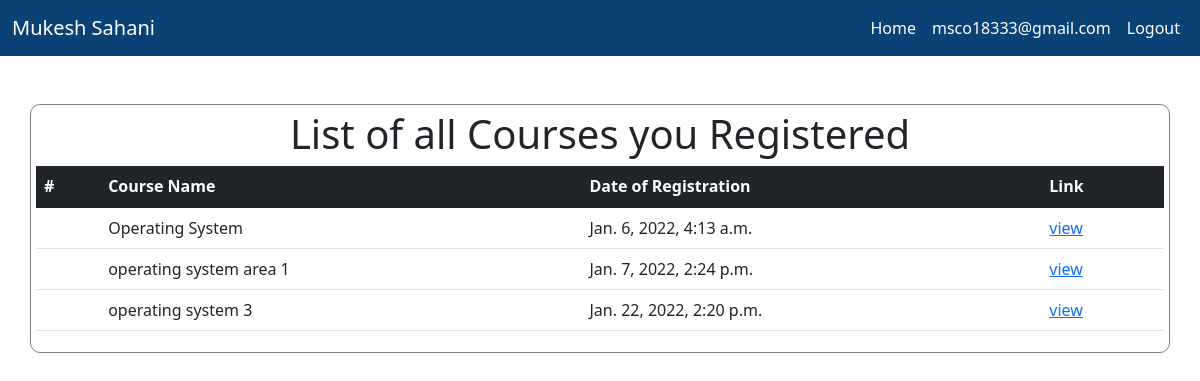
The app's page /course/viewlist/ (signed in), older data.
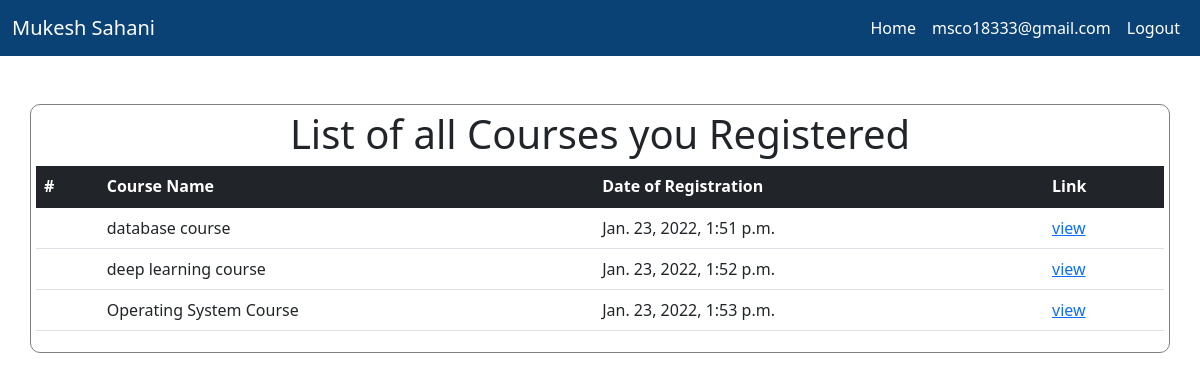
The same page, newer data.
### user/models.py (models this page shows)
class profile(models.Model):
    user = models.OneToOneField(User,on_delete=models.CASCADE, related_name='profile')
    firstname=models.CharField(max_length=30,null=True)
    lastname=models.CharField(max_length=30,null=True)
    organisation = models.CharField(max_length=30,choices=[("Profesor", "Profesor"), ("Student", "Student")])
    semester = models.CharField(max_length=1,choices=[('1','1'),('2','2'),('3','3'),('4','4'),('5','5'),('6','6'),('7','7'),('8',
    '8')],null=True)
    passout_year=models.IntegerField(null=True)
    placement_year=models.IntegerField(null=True)
    branch=models.CharField(max_length=30,choices=[("CSE", "CSE"), ("CIVIL", "CIVIL"),("ECE", "ECE"),("MECH", "MECH")],null=True)

### course_system/models.py (models this page shows)
class CourseData(models.Model):
    course_id = models.AutoField(primary_key=True)
    course_name = models.CharField(max_length=255, blank=True)
    course_json_file = models.FileField(upload_to='documents/')
    uploaded_at = models.DateTimeField(auto_now_add=True)
    def __str__(self):
        return self.course_name

### course_system/views.py (the view)
# urls.py: path('viewlist/', views.show_register_course, name = "ShowCourse"),
@login_required
def show_register_course(request):
    context = {}
    if request.user.profile.organisation == "Profesor":
        course_data = CourseRegisterBy.objects.filter(user_id = request.user.profile)
        print(course_data)
        print(MEDIA_ROOT)
        print(MEDIA_URL)
        print(MEDIA_ROOT+MEDIA_URL)
        course_data_list = []
        for course_d in course_data:
            print(course_d.course_id)
            course_data_list.append(course_d.course_id)
    else:
        course_data_list = CourseData.objects.all() # get all course for students.
    print(course_data_list)
    for course in course_data_list:
        try:
            json_object = get_json_object(course.course_json_file)
            print("-------------------")
            print(json_object)
            print("--------------------")
        except Exception as e:
            print("File is not Json")
    context['course_data'] = course_data_list
    return render(request, 'course_system/course_list_view.html', context)

### course_system/utils.py (called while the page is built)
def get_json_object(json_filename):
    try:
        print(MEDIA_ROOT + "/" + str(json_filename))
        course_json_file = open(MEDIA_ROOT + "/" + str(json_filename))
        course_json_object = json.loads(course_json_file.read())
        course_json_file.close()
        return course_json_object
    except Exception as e:
        return None

### course_system/templates/course_system/course_list_view.html (shortened to what this page needs)
{% extends 'course.basic.html' %}
{% block body %}
    <br />
    <br />
    <div class="container" style="border: 1px solid gray;padding: 5px;border-radius:10px;">
        <center class="h1">
            List of all Courses you Registered
        </center>
        <table class="table">
            <thead class="table-dark">
                <tr>
                    <th scope="col">#</th>
                    <th scope="col">Course Name</th>
                    <th scope="col">Date of Registration</th>
                    <th scope="col">Link</th>
                </tr>
            </thead>
            <tbody>
                {% for course in course_data %}
                    <tr>
                        <th scope="row">
                        </th>
                        <td>
                            {{ course.course_name }}
                        </td>
                        <td>
                            {{ course.uploaded_at }}
                        </td>
                        <td>
                            <a href="/course/courseview/{{ course.course_id }}">view</a>
                        </td>
                    </tr>
                {% endfor %}
            </tbody>
        </table>
    </div>
{% endblock %}

### course_system/templates/course.basic.html (shortened to what this page needs)
{% load static %}
<!doctype html>
<html lang="en">
  <head>
    <link href="https://cdn.jsdelivr.net/npm/bootstrap@5.1.3/dist/css/bootstrap.min.css" rel="stylesheet">
  </head>
  <body class="bg-ligth">
    <nav class="navbar navbar-expand-lg navbar-dark" style="background-color: #0a4275;">
      <div class="container-fluid">
        <a class="navbar-brand" href="#">{{ request.user.profile.firstname }} {{ request.user.profile.lastname }}</a>
        <div style="justify-content: flex-end;" class="collapse navbar-collapse" id="navbarColor01">
          <ul class="navbar-nav mb-2 mb-lg-0">
            <li class="nav-item">
              <a class="nav-link active" aria-current="page" href="{% url 'home_page' %}">Home</a>
            </li>
            <li class="nav-item">
              <a class="nav-link active" href="#">{{ request.user.username }}</a>
            </li>
            <li class="nav-item">
              <a class="nav-link active" href="{% url 'Logout' %}">Logout</a>
            </li>
          </ul>
        </div>
      </div>
    </nav>
    {% block body %}
    {% endblock %}
  </body>
</html>

Row changes from the older to the newer data that the page shows:
removed CourseData: course_name "Operating System", uploaded_at "Jan. 6, 2022, 4:13 a.m."
removed CourseData: course_name "operating system area 1", uploaded_at "Jan. 7, 2022, 2:24 p.m."
removed CourseData: course_name "operating system 3", uploaded_at "Jan. 22, 2022, 2:20 p.m."
added CourseData: course_name "database course", uploaded_at "Jan. 23, 2022, 1:51 p.m."
added CourseData: course_name "deep learning course", uploaded_at "Jan. 23, 2022, 1:52 p.m."
added CourseData: course_name "Operating System Course", uploaded_at "Jan. 23, 2022, 1:53 p.m."
